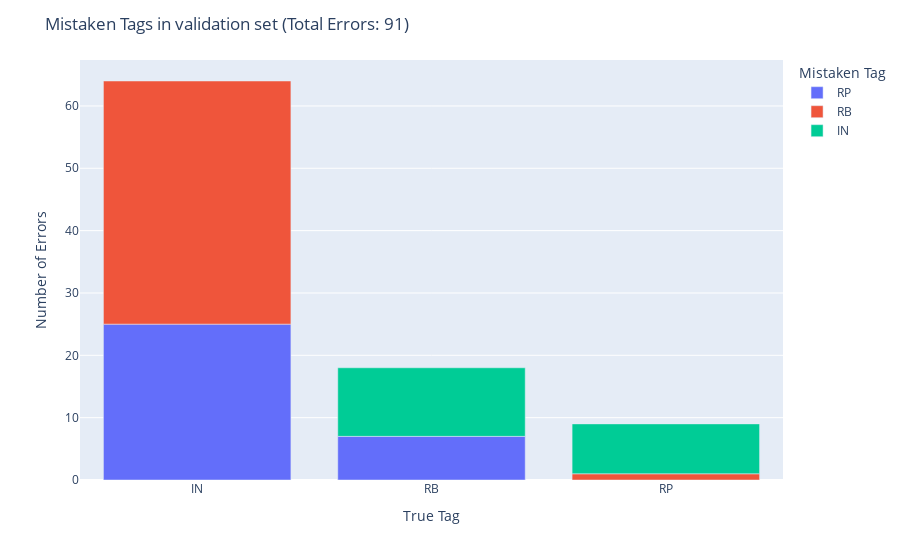
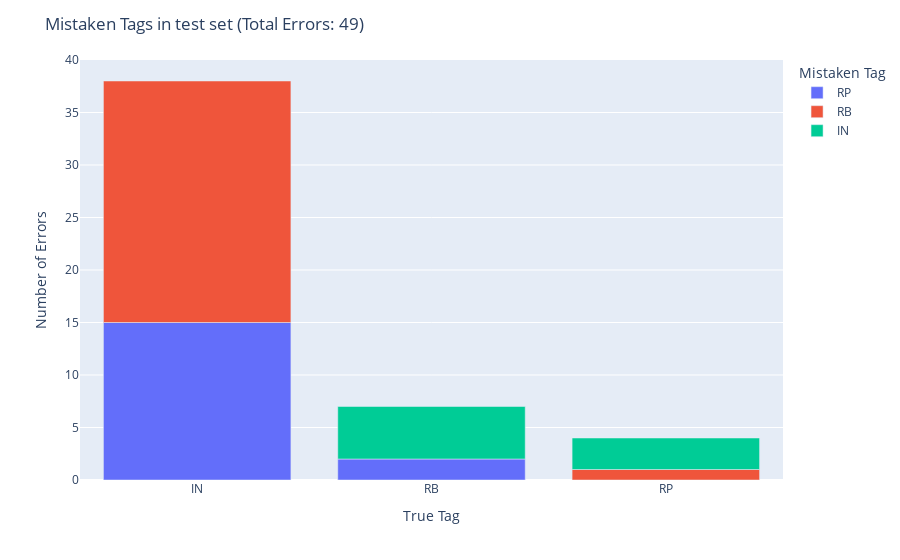

The code cell stored with these charts, in order, in its notebook:
### Code cell
configure_plotly_browser_state()

# Plot error counts for validation set
errors_val = errors_typology(validation_errors, ps_tags, 'validation')

# Plot error counts for test set
errors_test = errors_typology(test_errors, ps_tags, 'test')

### Figure 1 — Plotly figure (JSON) as saved in the notebook; plotly's stock layout.template omitted (floating-point values rounded to 4 significant figures)
{"data": [{"alignmentgroup": "True", "hovertemplate": "color=RP<br>x=%{x}<br>y=%{y}<extra></extra>", "legendgroup": "RP", "marker": {"color": "#636efa", "pattern": {"shape": ""}}, "name": "RP", "offsetgroup": "RP", "orientation": "v", "showlegend": true, "textposition": "auto", "type": "bar", "x": ["IN", "RB"], "xaxis": "x", "y": [25, 7], "yaxis": "y"}, {"alignmentgroup": "True", "hovertemplate": "color=RB<br>x=%{x}<br>y=%{y}<extra></extra>", "legendgroup": "RB", "marker": {"color": "#EF553B", "pattern": {"shape": ""}}, "name": "RB", "offsetgroup": "RB", "orientation": "v", "showlegend": true, "textposition": "auto", "type": "bar", "x": ["IN", "RP"], "xaxis": "x", "y": [39, 1], "yaxis": "y"}, {"alignmentgroup": "True", "hovertemplate": "color=IN<br>x=%{x}<br>y=%{y}<extra></extra>", "legendgroup": "IN", "marker": {"color": "#00cc96", "pattern": {"shape": ""}}, "name": "IN", "offsetgroup": "IN", "orientation": "v", "showlegend": true, "textposition": "auto", "type": "bar", "x": ["RP", "RB"], "xaxis": "x", "y": [8, 11], "yaxis": "y"}], "layout": {"barmode": "relative", "legend": {"title": {"text": "Mistaken Tag"}, "tracegroupgap": 0}, "margin": {"t": 60}, "title": {"text": "Mistaken Tags in validation set (Total Errors: 91)"}, "xaxis": {"anchor": "y", "domain": [0, 1], "title": {"text": "True Tag"}}, "yaxis": {"anchor": "x", "domain": [0, 1], "title": {"text": "Number of Errors"}}}}

### Figure 2 — Plotly figure (JSON) as saved in the notebook; plotly's stock layout.template omitted (floating-point values rounded to 4 significant figures)
{"data": [{"alignmentgroup": "True", "hovertemplate": "color=RP<br>x=%{x}<br>y=%{y}<extra></extra>", "legendgroup": "RP", "marker": {"color": "#636efa", "pattern": {"shape": ""}}, "name": "RP", "offsetgroup": "RP", "orientation": "v", "showlegend": true, "textposition": "auto", "type": "bar", "x": ["IN", "RB"], "xaxis": "x", "y": [15, 2], "yaxis": "y"}, {"alignmentgroup": "True", "hovertemplate": "color=RB<br>x=%{x}<br>y=%{y}<extra></extra>", "legendgroup": "RB", "marker": {"color": "#EF553B", "pattern": {"shape": ""}}, "name": "RB", "offsetgroup": "RB", "orientation": "v", "showlegend": true, "textposition": "auto", "type": "bar", "x": ["IN", "RP"], "xaxis": "x", "y": [23, 1], "yaxis": "y"}, {"alignmentgroup": "True", "hovertemplate": "color=IN<br>x=%{x}<br>y=%{y}<extra></extra>", "legendgroup": "IN", "marker": {"color": "#00cc96", "pattern": {"shape": ""}}, "name": "IN", "offsetgroup": "IN", "orientation": "v", "showlegend": true, "textposition": "auto", "type": "bar", "x": ["RP", "RB"], "xaxis": "x", "y": [3, 5], "yaxis": "y"}], "layout": {"barmode": "relative", "legend": {"title": {"text": "Mistaken Tag"}, "tracegroupgap": 0}, "margin": {"t": 60}, "title": {"text": "Mistaken Tags in test set (Total Errors: 49)"}, "xaxis": {"anchor": "y", "domain": [0, 1], "title": {"text": "True Tag"}}, "yaxis": {"anchor": "x", "domain": [0, 1], "title": {"text": "Number of Errors"}}}}
